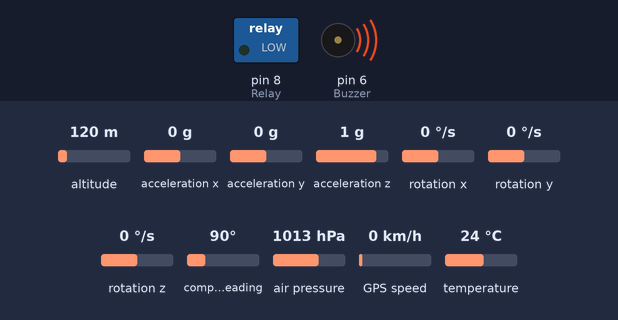
This sketch was run on a simulated Arduino Uno, built for the host (arithmetic inside an expression is 32-bit, double 64-bit). Shown: switched loads named in the sketch (green lamp = pin HIGH), buzzer (waves = sounding, pin HIGH). Wiring (inferred from the names in the program): HMC5883L compass at I2C address 0x1E; ADXL345 accelerometer at I2C address 0x53; L3G4200D gyroscope at I2C address 0x69; BMP180 pressure sensor at I2C address 0x77. Inputs (shaded band) come from the test bench; at power-on: air pressure 1013 hPa, altitude 120 m, acceleration x 0 g, acceleration y 0 g, acceleration z 1 g, rotation x 0 °/s, rotation y 0 °/s, rotation z 0 °/s, compass heading 90°, GPS speed 0 km/h, temperature 24 °C. Storage starts empty; EEPROM starts erased; the GPS gets a fix after 3 s at 37.7749, -122.4194 with 8 satellites.

Above: at 1.6 s.
At 3.7 s:
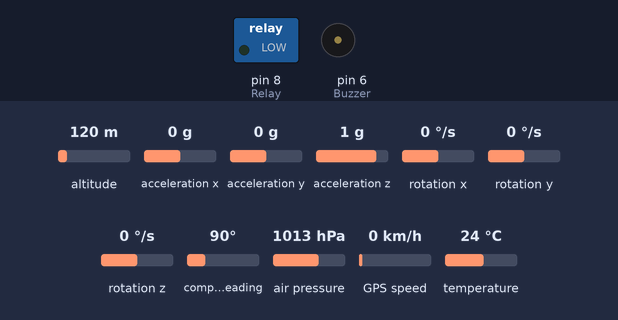
3.8 s: air pressure set to 1018 hPa
At 4.6 s:
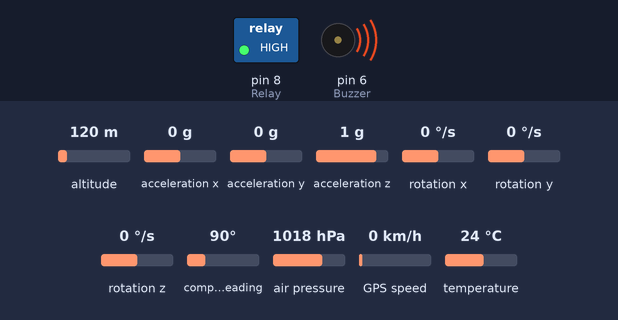
Timing chart, 0 to 6.8 s (numbered marks = the images above; inputs shaded):
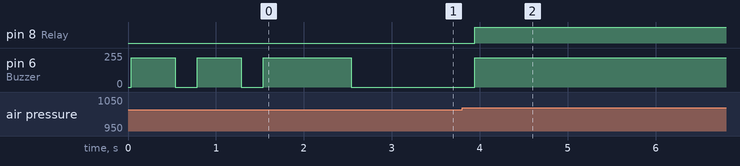

The sketch:

AVersion2-6.ino
```cpp
//No utiliza la biblioteca SFE_BMP180
//89% de almacenamiento
//78% de memoria dinámica
//La configuración está en un archivo diferente
//Media movil vectorizada
//45 lecturas
//GPS añadido
//Despliegue con una altura por debajo de los 20 m de la alturaMaxima

//Muestra el estado del vuelo
  //A = Ascenso
  //D = Descenso
  //Q = Quieto
  //E = Explosión del paracaidas

//Conexiones Módulo MicroSD      Conexiones IMU: GY-80       Conexiones Relevador      Conexiones GPS
//   GND ---> GND                  3.3V ---> Vcc                  D8 ---> IN            3.3V ---> Vcc
//    5V ---> Vcc                   GND ---> GND                 GND ---> GND            GND ---> GND
//   D12 ---> MISO                   A5 ---> SCL                  5V ---> Vcc          4(RX) ---> TXD
//   D11 ---> MOSI                   A4 ---> SDA                                       3(TX) ---> RXD
//   D13 ---> SCK
//   D10 ---> CS

/////////////////////////////////////////BIBLIOTECAS/////////////////////////////////////////
#include <Wire.h>        //Libreria para la comunicacion I2C
#include <SPI.h>         //Libreria interfaz SPI
#include <SD.h>          //Libreria para tarjetas SD
#include <EEPROM.h>      //Libreria que permite guardar valores cuando el arduino se apaga
#include <NMEAGPS.h>     //Libreria NEOGPS requerida para el uso del GPS
#include <GPSport.h>     //Dentro del archivo se utiliza la libreria NeoSWSerial.h, que solo trabaja con 9600, 19200 o 38400 baud
                         //Pero permite utilizar el pin 4 (RX) y el pin 3 (TX)
        //--------GPS---------
NMEAGPS gps;                        //Analiza los caracteres del GPS
gps_fix fix;                        //Mantiene los últimos valores
/////////////////////////////////////////DEFINICIONES/////////////////////////////////////////
        //--------Micro SD---------
#define SSpin 10                    //Pin Slave Select para el modulo micro SD
        //--------BMP085----------
#define BMP085_ADDRESS 0x77         //Dirección I2C del barometro BMP085
#define nAlturas 8                  //Numero de datos que se utilizaran para calcular la media movil
        //--------ADXL345---------
#define ADXL345_ADDRESS 0x53        //Device address in which is also included the 8th bit for selecting the mode, read in this case.
#define Power_Register 0x2D         //Accelerometer Register Addresses
#define X_Axis_Register_DATAX0 0x32 //Hexadecima address for the DATAX0 internal register.
#define X_Axis_Register_DATAX1 0x33 //Hexadecima address for the DATAX1 internal register.
#define Y_Axis_Register_DATAY0 0x34
#define Y_Axis_Register_DATAY1 0x35
#define Z_Axis_Register_DATAZ0 0x36
#define Z_Axis_Register_DATAZ1 0x37
        //--------L3G4200D---------
#define Gyro_L3G4200D_ADDRESS 0x69  //Device address in which is also included the 8th bit for selecting the mode, read in this case.
#define Gyro_gX0 0x28               //Gyro Register Addresses
#define Gyro_gX1 0x29
#define Gyro_gY0 0x2A
#define Gyro_gY1 0x2B
#define Gyro_gZ0 0x2C
#define Gyro_gZ1 0x2D
        //--------MC5883L---------
#define Magnet_MC5883L_ADDRESS 0x1E //I2C 7bit address of HMC5883
#define Magnetometer_mX0 0x03
#define Magnetometer_mX1 0x04
#define Magnetometer_mZ0 0x05
#define Magnetometer_mZ1 0x06
#define Magnetometer_mY0 0x07
#define Magnetometer_mY1 0x08
/////////////////////////////////////////VARIABLES/////////////////////////////////////////
        //--------GLOBALES---------
int Relay = 8;                 //Pin de salida para el relevador
int Buzzer = 6;                //Pin de salida para el buzzer
int numeroLectura = 1;         //Para obtener el numero de datos que queremos
word t0;                       //Tiempo al terminar de configurar
char Estado = ' ';             //Indica el estado del vuelo
int rango = 20;                //Indica cuantos metros por debajo de la altura maxima se activa el relevador
        //--------BMP085---------
    float temperature,pressure,altura;
    float alturaMaxima = 0;
    float alturaAnterior = 0;
//-->Alturas para el cálculo de la media móvil
    long arregloAlturas[nAlturas]; //arreglo para calcular la media movil
    float alturaActual = 0;
//-->Formula barometrica
    float Po = 101325;             //Presión al nivel del mar [Pa]
    float M = 0.02896;             //Masa molar del aire [kg/mol]
    float TempK;                   //Temperatura en grados kelvin
    float R = 8.3143;              //Constante universal de los gases [(N*m)/(mol*K)]
    float g = 9.807;               //Aceleración gravitacional [m/s^2]
//-->Valores de calibración
    const unsigned char OSS = 0;   //Configuración de sobremuestreo
    int ac1,ac2,ac3;
    unsigned int ac4,ac5,ac6;
    int b1,b2,mb,mc,md;
    long b5;
        //--------Modulo Micro SD---------
File archivo;                  //Objeto "archivo" del tipo File
byte nFile;                    //Numero de archivo
        //--------ADXL345---------
int X0,X1,X_out;
int Y0,Y1,Y_out;
int Z1,Z0,Z_out;
float aceleracionX,aceleracionY,aceleracionZ;
//output value from -1 to +1, Gravity acceleration acting on the X-Axis
//2^8 bytes
float AceleracionXBytes = 256;
        //--------L3G4200D---------
int gX0,gX1,gX_out;
int gY0,gY1,gY_out;
int gZ0,gZ1,gZ_out;
float Xg,Yg,Zg;
float angleX,angleY,angleZ,angleXc,angleYc,angleZc;
float giroscopioX,giroscopioY,giroscopioZ;
unsigned long start,finished,elapsed;
// From the datasheet: 70 mdps/digit
float dpsXDigit = 0.07;      //Angular rate [dps]
float dt=0.015;
        //--------MC5883L---------
int mX0,mX1,mX_out;
int mY0,mY1,mY_out;
int mZ0,mZ1,mZ_out;
float magnetometroX,magnetometroY,magnetometroZ;
// From the datasheet: 0.92 mG/digit
float GaussXDigit = 0.00092;     // Gauss unit [G]
//Earth magnetic field ranges from 0.25 to 0.65 Gauss, so these are the values that we need to get approximately.
//->Arreglos para ajuste      m = (x-b)*A
double matrizMagB[3] = {-0.0389,-0.2945,0.2303};
double matrizMagA[3][3] = {{0.8951,-0.0019,0.0046},{-0.0019,0.9303,-0.0272},{0.0046,-0.0272,1.2017}};
```

DCiclo.ino
```cpp
//CICLO PRINCIPAL

void loop() {
  //--> BMP085
  temperature = bmp085GetTemperature(bmp085ReadUT());
  pressure = bmp085GetPressure(bmp085ReadUP());
  altitud(pressure, temperature);
  //--> ADXL345
  valoresAcelerometro();
  //--> L3G4200D
  start=millis();
  valoresGiroscopio();
  // Calculating dt
  finished=millis();
  elapsed=finished-start;
  dt=elapsed/1000.0;
  start = elapsed = 0;
  //--> MC5883L
  valoresMagnetometro();
  //--> GPS
  datosGPS();
  //--> Media movil de la altura
  calculoMediaMovil();
  //--> Registro de los datos en la micro SD
  registroDatos();
  numeroLectura = numeroLectura + 1;
}
```

Configuracion.ino
```cpp
//FUNCIONES DE CONFIGURACION

void setup()
{
  Serial.begin(9600);               //Comunicacion serial para debug
  Wire.begin();                     //Inicio de la comuniacion I2C
  DEBUG_PORT.begin(9600);           //Comunicacion con el segundo puerto, el NeoSWSerial.h
  gpsPort.begin(9600);

  pinMode(Relay, OUTPUT);           //Relay es salida
  pinMode(Buzzer,OUTPUT);           //Buzzer es salida
  digitalWrite(Relay, LOW);          //Relay apagado, DEBE DECIR DIGITALWRITE
  analogWrite(Buzzer, LOW);         //Buzzer apagado

  //->Inicializacion del modulo micro SD
  if (!SD.begin(SSpin))                    //Si la tarjeta SD no inicia correctamente
   {
    while(1){
      analogWrite(Buzzer, 1500);
      delay(100);
    }
   }
  //--------BMP085----------
  bmp085Calibration();
  //--------ADXL345---------
  //->Enable measurement
  wireTransmission(ADXL345_ADDRESS,Power_Register,8);
      //Power_CTL Register
      //Bit D3 High for measuring enable (0000 1000)

  //->Leer y actualizar el numero de archivo
  nFile = EEPROM.read(0);                      //Usamos la dirección cero de la EEPROM
  EEPROM.write(0,nFile+1);                     //Tenemos un máximo de 255 archivos
  nFile = EEPROM.read(0);
  //->Crear archivo de datos de vuelo
  archivo = SD.open("Datos"+String(nFile)+".txt",FILE_WRITE);
  //Si el archivo se crea correctamente
  if (archivo) {
    archivo.println("#Lectura,Millis,Tiempo,Altura,AcelX,AcelY,AcelZ,MagX,MagY,MagZ,GyroX,GyroY,GyroZ,Estado,Longitud,Latitud,AlturaGPS");
    archivo.close();
      analogWrite(Buzzer, 1500);
      delay(500);
      analogWrite(Buzzer, LOW);
      delay(250);
      analogWrite(Buzzer, 1500);
      delay(500);
      analogWrite(Buzzer, LOW);
      delay(250);
      analogWrite(Buzzer, 1500);
      delay(1000);
      analogWrite(Buzzer, LOW);
  }
  //Si el archivo no se crea correctamente
  else {
    while(1){
      analogWrite(Buzzer, 1500);
      delay(100);
      analogWrite(Buzzer, LOW);
      delay(100);
    }
  }
 t0 = millis();                       //Tiempo de salida de la configuración
}
```

Source omitted: BFunciones.ino (13513 bytes)

Measured:
- the behaviour switches between 1015 and 1016 hPa on air pressure (found by bisection; images 1 and 2)
- after the input at 3.8 s, pin 8 (Relay): LOW → HIGH after 0.14 s; pin 6 (Buzzer): 0/255 → 220/255 after 0.14 s
